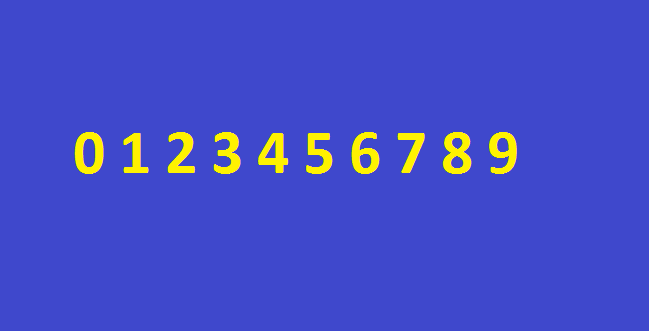
#> input picture v2/images/brojevi.png, 649 x 332 px
$ jupyter execute --allow-errors v2.ipynb   (shell and % lines are left out)   (Python 2 division)   (older library calls are emulated)
#> lines starting #> are read from the running program, lines starting #| are printed output that depends on the picture; after the words box and inside, x2 and y2 are one past the last pixel; in counts of white or black regions, pixels touching at a corner belong together
# Vežbe 2 - OCR (Optical character recognition)

Cilj ovih vežbi je implementacija osnovne verzije OCR-a i upoznavanje sa Keras okruženjem za rad sa neuronskim mrežama.

* Keras - Python biblioteka za laku implementaciju neuronski mreža (http://keras.io/)

### Tok aktivnosti implementacije OCR - a

Tok aktivnosti predstavlja korake koje je potrebno izvršiti prilikom implementacije OCR-a.

### Početak implementacije
Skup biblioteka sa prethodnih vežbi smo proširili Keras bibliotekom za rad sa neuronskim mrežama.

[cell 1]
#import potrebnih biblioteka
import cv2
import numpy as np
import matplotlib.pyplot as plt
import collections

# keras
from keras.models import Sequential
from keras.layers.core import Dense,Activation
from keras.optimizers import SGD

import matplotlib.pylab as pylab
pylab.rcParams['figure.figsize'] = 16, 12 # za prikaz većih slika i plotova, zakomentarisati ako nije potrebno

## Korak 1 - 3
Ovi koraci su detaljno objašnjeni na prethodnim vežbama, tako da neće biti dodatno objašnjavani

[cell 2]
def load_image(path):
    return cv2.cvtColor(cv2.imread(path), cv2.COLOR_BGR2RGB)
def image_gray(image):
    return cv2.cvtColor(image, cv2.COLOR_RGB2GRAY)
def image_bin(image_gs):
    height, width = image_gs.shape[0:2]
    image_binary = np.ndarray((height, width), dtype=np.uint8)
    ret,image_bin = cv2.threshold(image_gs, 127, 255, cv2.THRESH_BINARY)
    return image_bin
def invert(image):
    return 255-image
def display_image(image, color= False):
    if color:
        plt.imshow(image)
    else:
        plt.imshow(image, 'gray')
def dilate(image):
    kernel = np.ones((3,3)) # strukturni element 3x3 blok
    return cv2.dilate(image, kernel, iterations=1)
def erode(image):
    kernel = np.ones((3,3)) # strukturni element 3x3 blok
    return cv2.erode(image, kernel, iterations=1)

### Korak 4 -  izdvajanje regiona od interesa

U ovom koraku potrebno je izdvojiti samo regione(konture) od interesa. Potrebno je označiti regione od interesa na slici i napraviti listu slika od regiona koja će kasnije biti ulaz za neuronsku mrežu.

### TODO 1
Za potrebe TODO 1 implementirati funkciju za promenu veličine slike na 28 x 28. Ovo se radi kako bi svi regioni koje ćemo koristiti za neuronsku mrežu bili iste veličine. *(pomoć: pogledati OpenCV funkciju resize)*

[cell 3]
# TODO 1
def resize_region(region):
    '''Transformisati selektovani region na sliku dimenzija 28x28'''
    resized = region
    return resized

# TODO 1 test
#> (the rest of this cell did not finish here and is left out)

todo_1_ref = (28,28)
todo_1_res = resize_region(todo_1_img).shape[0:2]
print 'TODO 1 test passed:', todo_1_res == todo_1_ref

### TODO 2
* Označiti regione od interesa na originalnoj slici.
* Za svaki region napraviti posebnu sliku dimenzija 28 x 28.
* Za označavanje regiona koristiti metodu cv2.boundingRect(contour).
* Kao povratnu vrednost vratiti originalnu sliku na kojoj su obeleženi regioni (koristiti OpenCV funkciju **rectangle**) i niz slika koje predstavljaju regione sortirane  po rastućoj vrednosti x ose

#> (a cell that did not finish here is left out)

## Korak 5

Regioni od interesa su predstavljeni vektorom čiji su elementi matrice dimenzija 28x28. Elementi matrica su vrednosti 0 ili 255. Potrebno je skalirati vrednosti elemenata matrice na opseg od 0 do 1, kako bi se pogodio linearni deo sigmoid funkcije i smanjilo vreme obučavanja.
Nakon skaliranja matrice je potrebno transformisati u vektor od 784 elementa.

###TODO 3

Skalirati sve elemente matrice sa celobrojnog opsega [0, 255] na realni opseg [0, 1].

[cell 5]
# TODO 3
def scale_to_range(image): # skalira elemente slike na opseg od 0 do 1
    ''' Elementi matrice image su vrednosti 0 ili 255.
        Potrebno je skalirati sve elemente matrica na opseg od 0 do 1
    '''
    return image

# TODO 3 test
todo_3_matrix = np.array([[0, 255], [51, 153]], dtype='float')
#> todo_3_matrix = [[0, 255], [51, 153]]
todo_3_ref = np.array([[0., 1.], [0.2, 0.6]], dtype='float')
todo_3_res = scale_to_range(todo_3_matrix)
#> todo_3_res = [[0, 255], [51, 153]]
print 'TODO 3 test passed:', np.array_equal(todo_3_res, todo_3_ref)
#| TODO 3 test passed: False

###TODO 4

Region koji je zapravo slika (matrica) dimenzija 28x28 transformiati u vektor od 784 elementa.

[cell 6]
# TODO 4
def matrix_to_vector(image):
    '''Sliku koja je zapravo matrica 28x28 transformisati u vektor sa 784 elementa'''
    vector = []
    return np.array(vector)

# TODO 4 test
todo_4_image = np.ndarray((28,28))
todo_4_ref = (784L,)
todo_4_res = matrix_to_vector(todo_4_image).shape
print 'TODO 4 test passed:', todo_4_res == todo_4_ref

###TODO 5

Svaki region pripremiti za ulaz na neuronsku mrežu: skaliranje elemenata na [0,1] i transformaciju u vektor.

#> (a cell that did not finish here is left out)

###TODO 6

Konvertovati alfabet u niz pogodan za obučavanje NM, odnosno niz čiji su svi elementi 0 osim elementa čiji je indeks jednak indeksu elementa iz alfabeta za koji formiramo niz.
Primer prvi element iz alfabeta [1,0,0,0,0,0,0,0,0,0], za drugi [0,1,0,0,0,0,0,0,0,0] itd..

[cell 8]
# TODO 6
def convert_output(alphabet):
    '''Konvertovati alfabet u niz pogodan za obučavanje NM,
        odnosno niz čiji su svi elementi 0 osim elementa čiji je
        indeks jednak indeksu elementa iz alfabeta za koji formiramo niz.
        Primer prvi element iz alfabeta [1,0,0,0,0,0,0,0,0,0],
        za drugi [0,1,0,0,0,0,0,0,0,0] itd..
    '''
    nn_outputs = []
    return np.array(nn_outputs)

# TODO 6 test
test_6_alphabet = [0, 1, 2]
test_6_ref = np.array([[1, 0, 0], [0, 1, 0], [0, 0, 1]], dtype='float')
test_6_res = convert_output(test_6_alphabet).astype('float')
print 'TODO 6 test passed:', np.array_equal(test_6_res, test_6_ref)

##Korak 6

### Neuronska mreža

Veštačka neuronska mreža se sastoji od 784 ulazna neurona, 128 neurona u skrivenom sloju i 10 neurona na izlazu. Zašto baš 784 neurona na ulazu i 10 neurona na izlazu? Regione smo transformisali prvo na matricu dimenzija 28x28,a zatim u vektor od 784 elementa. Što se tiče 10 neurona na izlazu, to je posledica broja znakova u alfabetu. U našem primeru alfabet (0,1,2,3,4,5,6,7,8,9) ima 10 elemenata pa nam je potrebno 10 neurona na izlazu.
Neuronska mreža je implementirana pomoću Keras biblioteke.

### Sigmoidalna aktivaciona funkcija
$ sigm(x) = \dfrac{1}{1 + e^{-x}} $

[cell 9]
def create_ann():
    '''Implementacija veštačke neuronske mreže sa 784 neurona na uloznom sloju,
        128 neurona u skrivenom sloju i 10 neurona na izlazu. Aktivaciona funkcija je sigmoid.
    '''
    ann = Sequential()
    ann.add(Dense(128, input_dim=784, activation='sigmoid'))
    ann.add(Dense(10, activation='sigmoid'))
    return ann

def train_ann(ann, X_train, y_train):
    '''Obucavanje vestacke neuronske mreze'''
    X_train = np.array(X_train, np.float32) # dati ulazi
    y_train = np.array(y_train, np.float32) # zeljeni izlazi za date ulaze

    # definisanje parametra algoritma za obucavanje
    sgd = SGD(lr=0.01, momentum=0.9)
    ann.compile(loss='mean_squared_error', optimizer=sgd)

    # obucavanje neuronske mreze
    ann.fit(X_train, y_train, nb_epoch=2000, batch_size=1, verbose = 0, shuffle=False, show_accuracy = False)

    return ann

##Korak 7 - određivanje pobedničkog neurona

Određivanje pobedničkog neurona. Pobednički neuron je neuron čija je aktivaciona vrednost najveća. Npr. ako imamo dva neurona sa aktivacionim vrednostima 0.3 i 0.89, pobednik je drugi sa aktivacijom 0.89.

##TODO 7

Pronaći indeks neurona koji je najviše pobuđen.

[cell 10]
# TODO 7
def winner(output): # output je vektor sa izlaza neuronske mreze
    '''pronaći i vratiti indeks neurona koji je najviše pobuđen'''
    return 0

# TODO 7 test
todo_7_output = [0., 0.2, 0.3, 0.95]
todo_7_ref = 3
todo_7_res = winner(todo_7_output)
print 'TODO 7 test passed:', todo_7_res == todo_7_ref

##Korak 8 - prikaz rezultata

Pikazati rezultat prepoznavanja neuronske mreže. Za svaki rezultat pronaći indeks pobedničkog  neurona koji ujedno predstavlja i indeks prepoznatog elementa u alfabetu. Dodati karakter iz alfabeta u result

[cell 11]
def display_result(outputs, alphabet):
    '''za svaki rezultat pronaći indeks pobedničkog
        regiona koji ujedno predstavlja i indeks u alfabetu.
        Dodati karakter iz alfabet u result'''
    result = []
    for output in outputs:
        result.append(alphabet[winner(output)])
    return result

## Start
Učitati sliku za obučavanje veštačke neuronske mreže. Transformisati sliku i binarni oblik i označiti regione od interesa (u ovom slučaju to su brojevi od 0 do 9).
Prikazati sliku sa označenim regionima od interesa.

[cell 12]
image_color = load_image('images/brojevi.png')
#> call 2 of load_image, with path = 'images/brojevi.png'
img = invert(image_bin(image_gray(image_color)))
#> in image_gray, `return cv2.cvtColor(image, cv2.COLOR_RGB2GRAY)`:
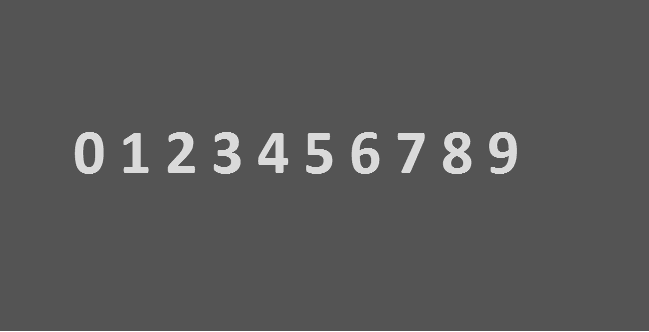
#> returned value: shape (332, 649); min 78, max 255, mean 88.4
#> in image_bin, `height, width = image_gs.shape[0:2]`: height = 332; width = 649
#> in image_bin, `image_binary = np.ndarray((height, width), dtype=np.uint8)`:
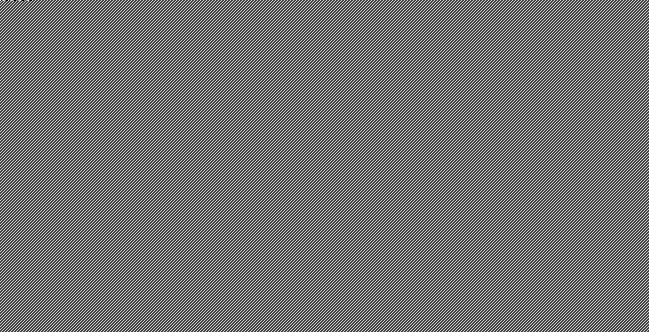
#> image_binary: shape (332, 649); min 0, max 241, mean 113
#> in image_bin, `ret,image_bin = cv2.threshold(image_gs, 127, 255, cv2.THRESH_BINARY)`:
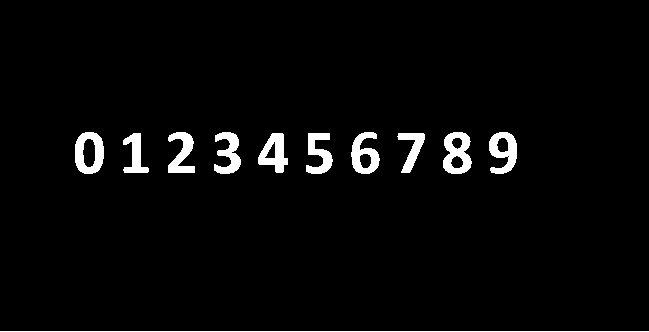
#> image_bin: shape (332, 649); 3.3% white; 11 white regions, largest, box (x1, y1, x2, y2) and area: (443, 132, 472, 174) 782, (75, 132, 104, 174) 759, (489, 132, 517, 174) 707
img_bin = erode(dilate(img))
#> in dilate, `return cv2.dilate(image, kernel, iterations=1)`:
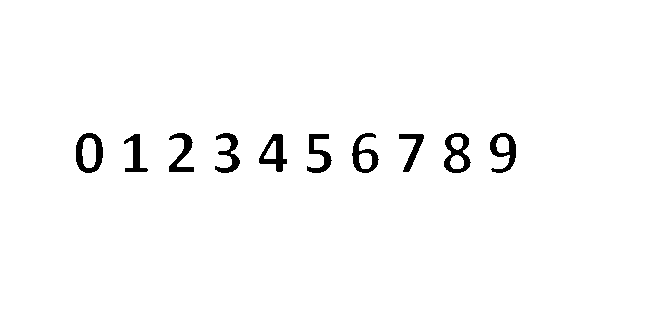
#> returned value: shape (332, 649); 97.9% white; 10 black regions, largest, box (x1, y1, x2, y2) and area: (76, 133, 103, 173) 537, (444, 133, 471, 173) 521, (259, 134, 287, 172) 479
#> in erode, `kernel = np.ones((3,3))`: kernel = [[1, 1, 1], [1, 1, 1], [1, 1, 1]]
#> in erode, `return cv2.erode(image, kernel, iterations=1)`:
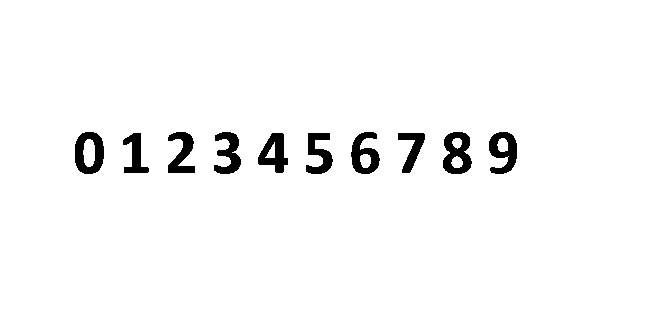
#> returned value: shape (332, 649); 97% white; 10 black regions, largest, box (x1, y1, x2, y2) and area: (443, 132, 472, 174) 781, (75, 132, 104, 174) 759, (489, 132, 517, 174) 707

$ run again, with v2/images/kalkulator_alfabet.png copied over v2/images/brojevi.png
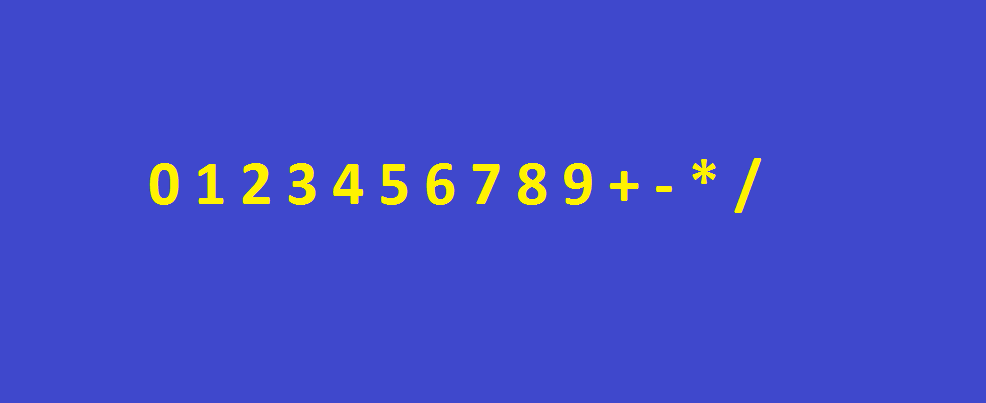
#> input picture v2/images/kalkulator_alfabet.png, 986 x 403 px
#> todo_3_matrix = [[0, 255], [51, 153]]
#| TODO 3 test passed: False
#> height = 403; width = 986
#> in image_bin, `ret,image_bin = cv2.threshold(image_gs, 127, 255, cv2.THRESH_BINARY)`:
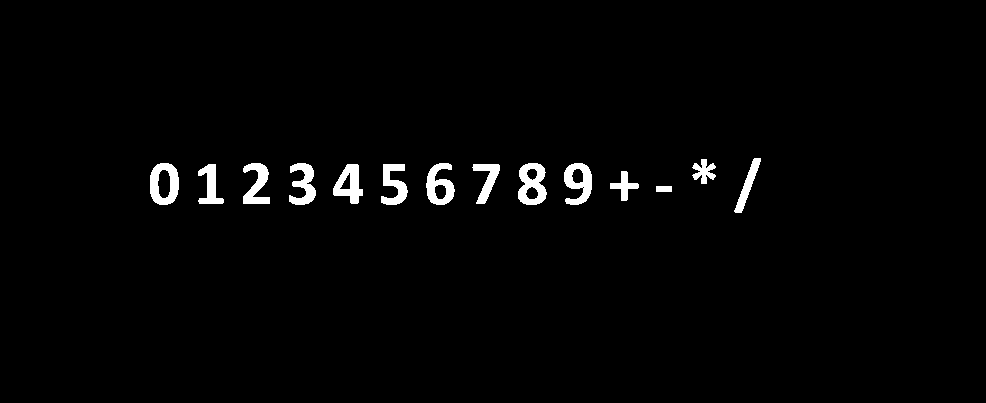
#> image_bin: shape (403, 986); 1.9% white; 14 white regions, largest, box (x1, y1, x2, y2) and area: (518, 163, 547, 205) 782, (150, 163, 179, 205) 759, (564, 163, 592, 205) 707
#> in dilate, `return cv2.dilate(image, kernel, iterations=1)`:
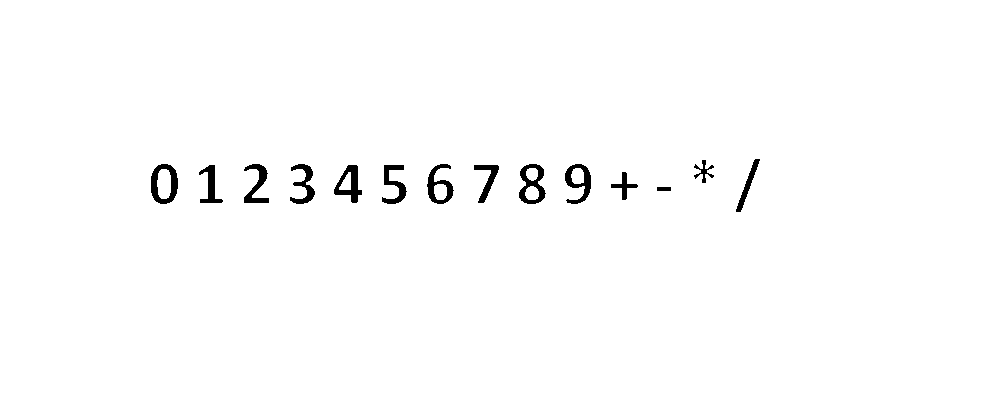
#> returned value: shape (403, 986); 98.7% white; 14 black regions, largest, box (x1, y1, x2, y2) and area: (151, 164, 178, 204) 537, (519, 164, 546, 204) 521, (334, 165, 362, 203) 479
#> kernel = [[1, 1, 1], [1, 1, 1], [1, 1, 1]]
